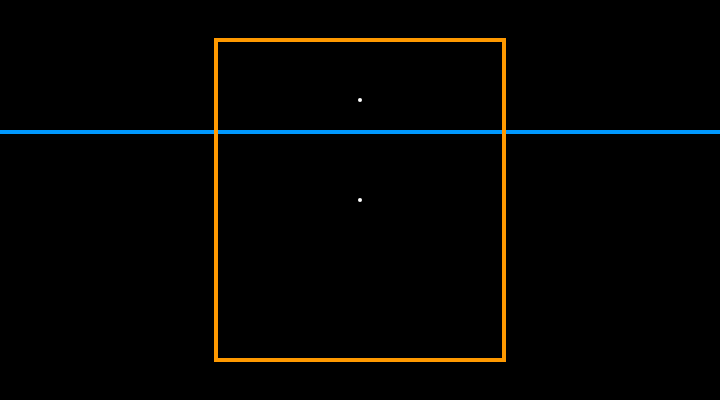
Frame 1 (no input)
Frame 60 (no input): identical to frame 1, image omitted
Frame 120 (the mouse pressed at the canvas centre since frame 60): identical to frame 1, image omitted

The p5.js sketch that drew this single still picture (run headless with seeded random() and noise() and a simulated clock; from frame 60 on, the mouse is pressed at the canvas centre):

// p5.js sketch
// ── sketch.js
function setup() {
	createCanvas(720, 400);
}

function draw() {
	background(0);
	noFill();

	stroke(255);
	strokeWeight(4);
	point(width * 0.5, height * 0.5);
	point(width * 0.5, height * 0.25);

	stroke(0, 153, 255);
	strokeWeight(4);
	line(0, height * 0.33, width, height * 0.33);

	stroke(255, 153, 0);
	strokeWeight(4);
	rect(width * 0.3, height * 0.1, width * 0.4, height * 0.8);
}
